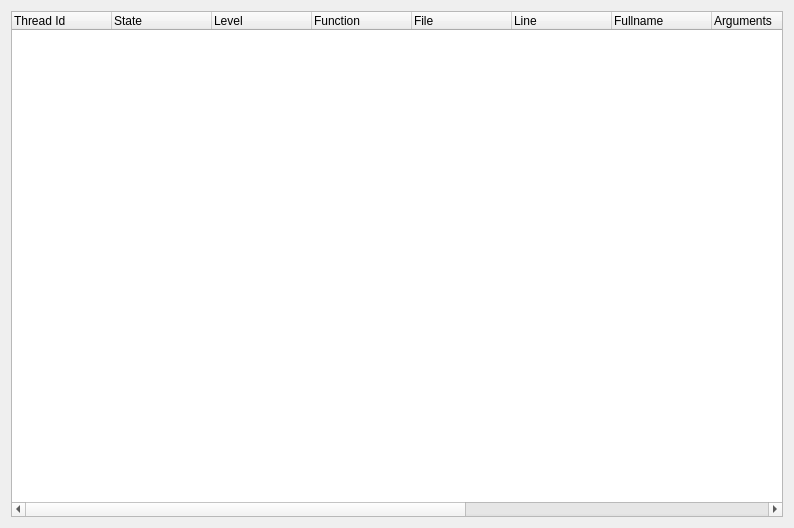
<?xml version="1.0" encoding="UTF-8"?>
<ui version="4.0">
 <class>SeerThreadFramesBrowserWidgetForm</class>
 <widget class="QWidget" name="SeerThreadFramesBrowserWidgetForm">
  <property name="geometry">
   <rect>
    <x>0</x>
    <y>0</y>
    <width>794</width>
    <height>528</height>
   </rect>
  </property>
  <property name="windowTitle">
   <string>Form</string>
  </property>
  <layout class="QGridLayout" name="gridLayout">
   <item row="0" column="0" colspan="2">
    <widget class="QTreeWidget" name="threadTreeWidget">
     <property name="columnCount">
      <number>13</number>
     </property>
     <column>
      <property name="text">
       <string>Thread Id</string>
      </property>
     </column>
     <column>
      <property name="text">
       <string>State</string>
      </property>
     </column>
     <column>
      <property name="text">
       <string>Level</string>
      </property>
     </column>
     <column>
      <property name="text">
       <string>Function</string>
      </property>
     </column>
     <column>
      <property name="text">
       <string>File</string>
      </property>
     </column>
     <column>
      <property name="text">
       <string>Line</string>
      </property>
     </column>
     <column>
      <property name="text">
       <string>Fullname</string>
      </property>
     </column>
     <column>
      <property name="text">
       <string>Arguments</string>
      </property>
     </column>
     <column>
      <property name="text">
       <string>Name</string>
      </property>
     </column>
     <column>
      <property name="text">
       <string>Target Id</string>
      </property>
     </column>
     <column>
      <property name="text">
       <string>Address</string>
      </property>
     </column>
     <column>
      <property name="text">
       <string>Arch</string>
      </property>
     </column>
     <column>
      <property name="text">
       <string>Core</string>
      </property>
     </column>
    </widget>
   </item>
  </layout>
 </widget>
 <resources/>
 <connections/>
</ui>
